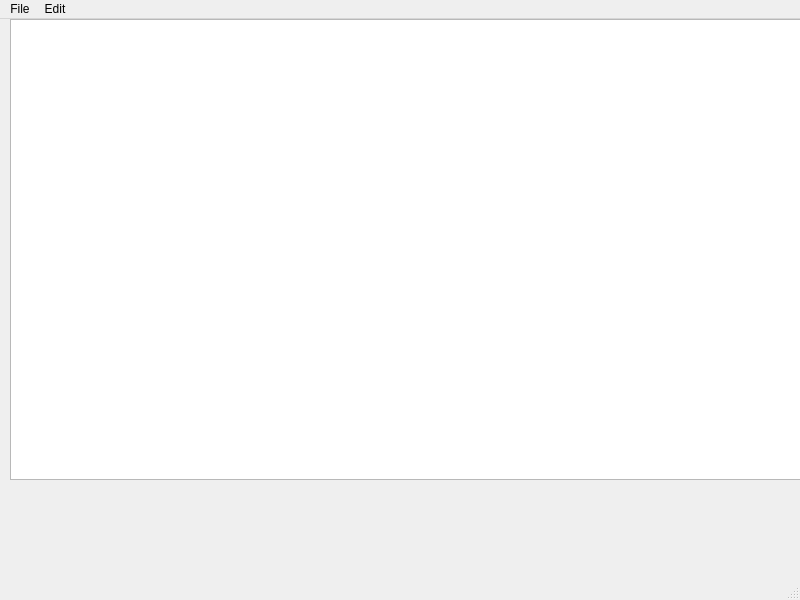
<?xml version="1.0" encoding="UTF-8"?>
<ui version="4.0">
 <class>MainWindow</class>
 <widget class="QMainWindow" name="MainWindow">
  <property name="geometry">
   <rect>
    <x>0</x>
    <y>0</y>
    <width>800</width>
    <height>600</height>
   </rect>
  </property>
  <property name="windowTitle">
   <string>MainWindow</string>
  </property>
  <widget class="QWidget" name="centralwidget">
   <widget class="QWidget" name="verticalLayoutWidget">
    <property name="geometry">
     <rect>
      <x>10</x>
      <y>0</y>
      <width>801</width>
      <height>461</height>
     </rect>
    </property>
    <layout class="QVBoxLayout" name="verticalLayout">
     <item>
      <widget class="QTextEdit" name="textEdit"/>
     </item>
    </layout>
   </widget>
  </widget>
  <widget class="QMenuBar" name="menubar">
   <property name="geometry">
    <rect>
     <x>0</x>
     <y>0</y>
     <width>800</width>
     <height>30</height>
    </rect>
   </property>
   <widget class="QMenu" name="menuFile">
    <property name="title">
     <string>File</string>
    </property>
    <addaction name="actionNew"/>
    <addaction name="actionOpen"/>
    <addaction name="actionSave_as"/>
    <addaction name="actionPrint"/>
    <addaction name="actionExit"/>
   </widget>
   <widget class="QMenu" name="menuEdit">
    <property name="title">
     <string>Edit</string>
    </property>
    <addaction name="actionCopy"/>
    <addaction name="actionPaste"/>
    <addaction name="actionCut"/>
    <addaction name="actionUndo"/>
    <addaction name="actionRedo"/>
   </widget>
   <addaction name="menuFile"/>
   <addaction name="menuEdit"/>
  </widget>
  <widget class="QStatusBar" name="statusbar"/>
  <action name="actionNew">
   <property name="icon">
    <iconset resource="Resource.qrc">
     <normaloff>:/imgs/New.bmp</normaloff>:/imgs/New.bmp</iconset>
   </property>
   <property name="text">
    <string>New</string>
   </property>
  </action>
  <action name="actionOpen">
   <property name="icon">
    <iconset resource="Resource.qrc">
     <normaloff>:/imgs/Open.bmp</normaloff>:/imgs/Open.bmp</iconset>
   </property>
   <property name="text">
    <string>Open</string>
   </property>
  </action>
  <action name="actionSave_as">
   <property name="icon">
    <iconset resource="Resource.qrc">
     <normaloff>:/imgs/Save.bmp</normaloff>:/imgs/Save.bmp</iconset>
   </property>
   <property name="text">
    <string>Save as</string>
   </property>
  </action>
  <action name="actionPrint">
   <property name="text">
    <string>Print</string>
   </property>
  </action>
  <action name="actionExit">
   <property name="icon">
    <iconset resource="Resource.qrc">
     <normaloff>:/imgs/DeleteSticky.bmp</normaloff>:/imgs/DeleteSticky.bmp</iconset>
   </property>
   <property name="text">
    <string>Exit</string>
   </property>
  </action>
  <action name="actionCopy">
   <property name="icon">
    <iconset resource="Resource.qrc">
     <normaloff>:/imgs/Copy.bmp</normaloff>:/imgs/Copy.bmp</iconset>
   </property>
   <property name="text">
    <string>Copy</string>
   </property>
  </action>
  <action name="actionPaste">
   <property name="icon">
    <iconset resource="Resource.qrc">
     <normaloff>:/imgs/Paste.bmp</normaloff>:/imgs/Paste.bmp</iconset>
   </property>
   <property name="text">
    <string>Paste</string>
   </property>
  </action>
  <action name="actionCut">
   <property name="icon">
    <iconset resource="Resource.qrc">
     <normaloff>:/imgs/Cut.bmp</normaloff>:/imgs/Cut.bmp</iconset>
   </property>
   <property name="text">
    <string>Cut</string>
   </property>
  </action>
  <action name="actionRedo">
   <property name="text">
    <string>Redo</string>
   </property>
  </action>
  <action name="actionUndo">
   <property name="text">
    <string>Undo</string>
   </property>
  </action>
 </widget>
 <resources>
  <include location="Resource.qrc"/>
 </resources>
 <connections/>
</ui>
